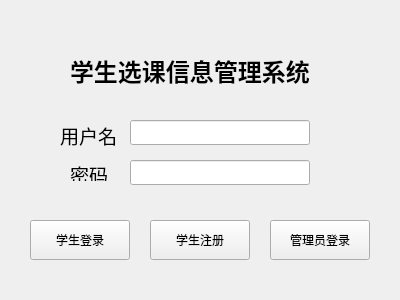
<?xml version="1.0" encoding="UTF-8"?>
<ui version="4.0">
 <class>LoginWidgetClass</class>
 <widget class="QWidget" name="LoginWidgetClass">
  <property name="geometry">
   <rect>
    <x>0</x>
    <y>0</y>
    <width>400</width>
    <height>300</height>
   </rect>
  </property>
  <property name="minimumSize">
   <size>
    <width>400</width>
    <height>300</height>
   </size>
  </property>
  <property name="maximumSize">
   <size>
    <width>400</width>
    <height>300</height>
   </size>
  </property>
  <property name="windowTitle">
   <string>登录</string>
  </property>
  <widget class="QLabel" name="labelUsername">
   <property name="geometry">
    <rect>
     <x>60</x>
     <y>120</y>
     <width>61</width>
     <height>31</height>
    </rect>
   </property>
   <property name="text">
    <string>&lt;html&gt;&lt;head/&gt;&lt;body&gt;&lt;p&gt;&lt;span style=&quot; font-size:14pt;&quot;&gt;用户名&lt;/span&gt;&lt;/p&gt;&lt;/body&gt;&lt;/html&gt;</string>
   </property>
  </widget>
  <widget class="QLabel" name="labelPassword">
   <property name="geometry">
    <rect>
     <x>70</x>
     <y>160</y>
     <width>41</width>
     <height>21</height>
    </rect>
   </property>
   <property name="text">
    <string>&lt;html&gt;&lt;head/&gt;&lt;body&gt;&lt;p&gt;&lt;span style=&quot; font-size:14pt;&quot;&gt;密码&lt;/span&gt;&lt;/p&gt;&lt;/body&gt;&lt;/html&gt;</string>
   </property>
  </widget>
  <widget class="QLabel" name="labelTitle">
   <property name="geometry">
    <rect>
     <x>70</x>
     <y>50</y>
     <width>251</width>
     <height>41</height>
    </rect>
   </property>
   <property name="text">
    <string>&lt;html&gt;&lt;head/&gt;&lt;body&gt;&lt;p&gt;&lt;span style=&quot; font-size:18pt; font-weight:600;&quot;&gt;学生选课信息管理系统&lt;/span&gt;&lt;/p&gt;&lt;/body&gt;&lt;/html&gt;</string>
   </property>
  </widget>
  <widget class="QPushButton" name="btnLoginStu">
   <property name="geometry">
    <rect>
     <x>30</x>
     <y>220</y>
     <width>100</width>
     <height>40</height>
    </rect>
   </property>
   <property name="text">
    <string>学生登录</string>
   </property>
  </widget>
  <widget class="QPushButton" name="btnRegisterStu">
   <property name="geometry">
    <rect>
     <x>150</x>
     <y>220</y>
     <width>100</width>
     <height>40</height>
    </rect>
   </property>
   <property name="text">
    <string>学生注册</string>
   </property>
  </widget>
  <widget class="QPushButton" name="btnLoginAdmin">
   <property name="geometry">
    <rect>
     <x>270</x>
     <y>220</y>
     <width>100</width>
     <height>40</height>
    </rect>
   </property>
   <property name="text">
    <string>管理员登录</string>
   </property>
  </widget>
  <widget class="QLineEdit" name="lineUsername">
   <property name="geometry">
    <rect>
     <x>130</x>
     <y>120</y>
     <width>180</width>
     <height>25</height>
    </rect>
   </property>
   <property name="maxLength">
    <number>10</number>
   </property>
  </widget>
  <widget class="QLineEdit" name="linePassword">
   <property name="geometry">
    <rect>
     <x>130</x>
     <y>160</y>
     <width>180</width>
     <height>25</height>
    </rect>
   </property>
   <property name="maxLength">
    <number>30</number>
   </property>
   <property name="echoMode">
    <enum>QLineEdit::Password</enum>
   </property>
  </widget>
  <widget class="QLabel" name="labelWarning">
   <property name="geometry">
    <rect>
     <x>130</x>
     <y>190</y>
     <width>171</width>
     <height>21</height>
    </rect>
   </property>
   <property name="text">
    <string/>
   </property>
  </widget>
 </widget>
 <layoutdefault spacing="6" margin="11"/>
 <resources>
  <include location="LoginWidget.qrc"/>
 </resources>
 <connections>
  <connection>
   <sender>btnLoginAdmin</sender>
   <signal>clicked()</signal>
   <receiver>LoginWidgetClass</receiver>
   <slot>loginAdmin()</slot>
   <hints>
    <hint type="sourcelabel">
     <x>329</x>
     <y>249</y>
    </hint>
    <hint type="destinationlabel">
     <x>199</x>
     <y>149</y>
    </hint>
   </hints>
  </connection>
  <connection>
   <sender>btnLoginStu</sender>
   <signal>clicked()</signal>
   <receiver>LoginWidgetClass</receiver>
   <slot>loginStudent()</slot>
   <hints>
    <hint type="sourcelabel">
     <x>78</x>
     <y>244</y>
    </hint>
    <hint type="destinationlabel">
     <x>192</x>
     <y>274</y>
    </hint>
   </hints>
  </connection>
  <connection>
   <sender>btnRegisterStu</sender>
   <signal>clicked()</signal>
   <receiver>LoginWidgetClass</receiver>
   <slot>registerStudent()</slot>
   <hints>
    <hint type="sourcelabel">
     <x>216</x>
     <y>232</y>
    </hint>
    <hint type="destinationlabel">
     <x>300</x>
     <y>270</y>
    </hint>
   </hints>
  </connection>
 </connections>
 <slots>
  <slot>loginAdmin()</slot>
  <slot>loginStudent()</slot>
  <slot>registerStudent()</slot>
 </slots>
</ui>
